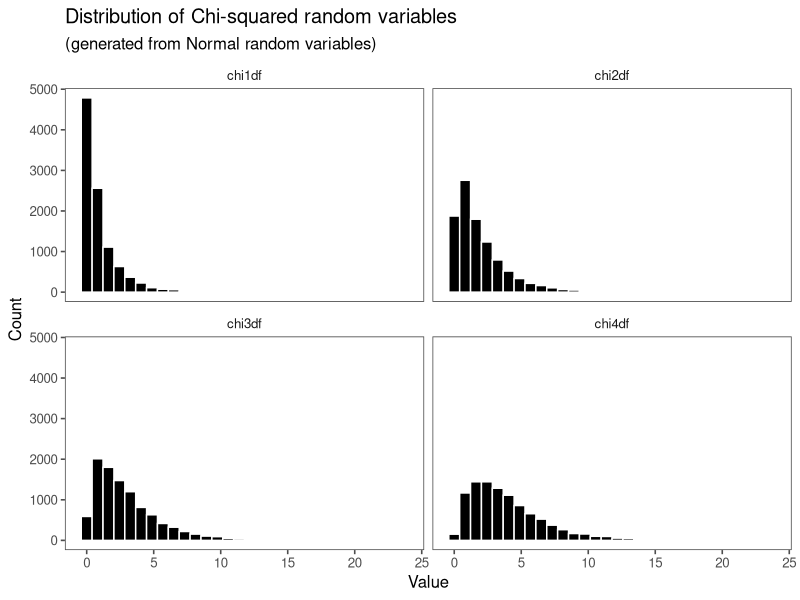
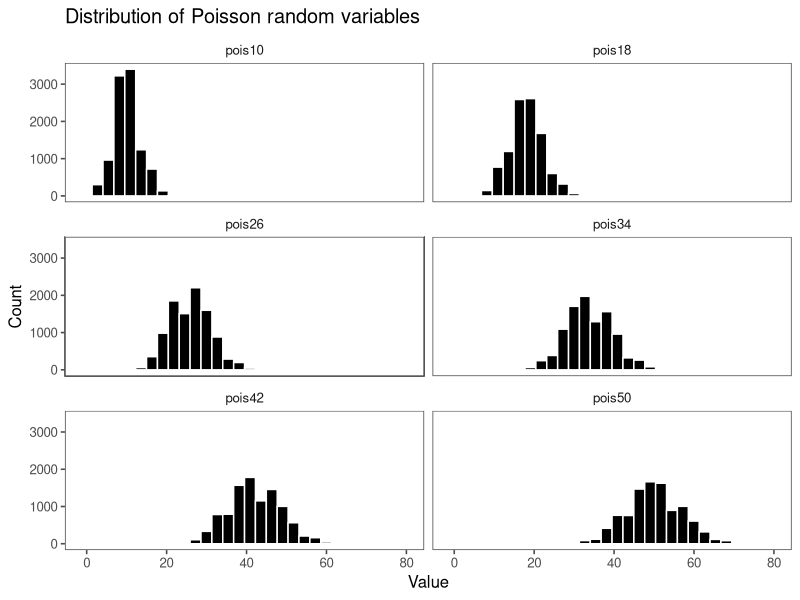
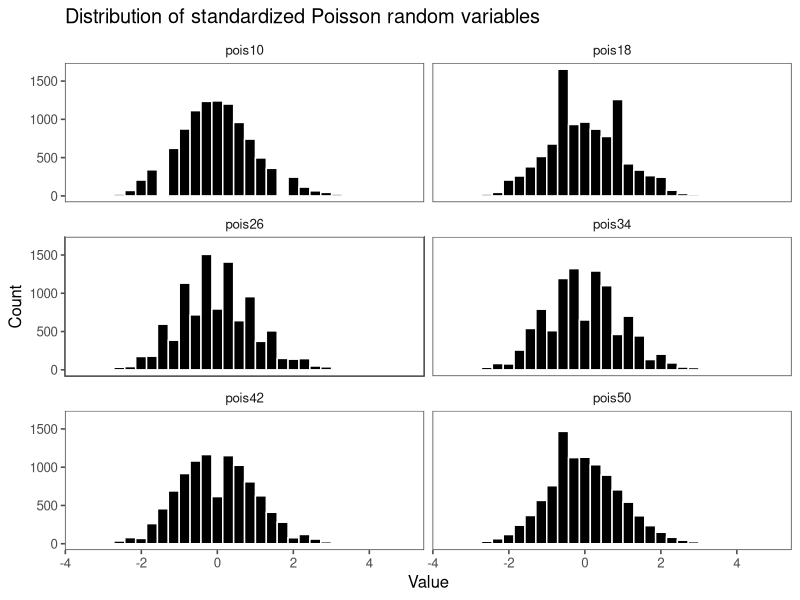
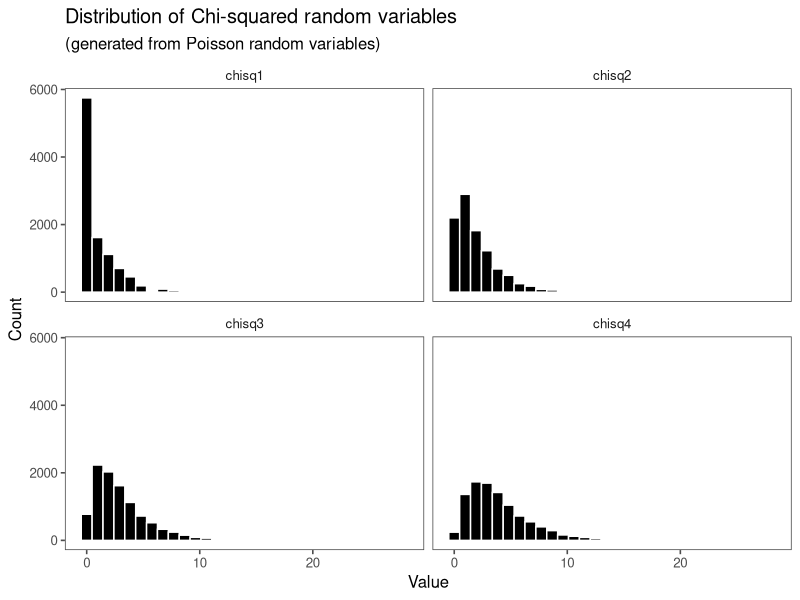
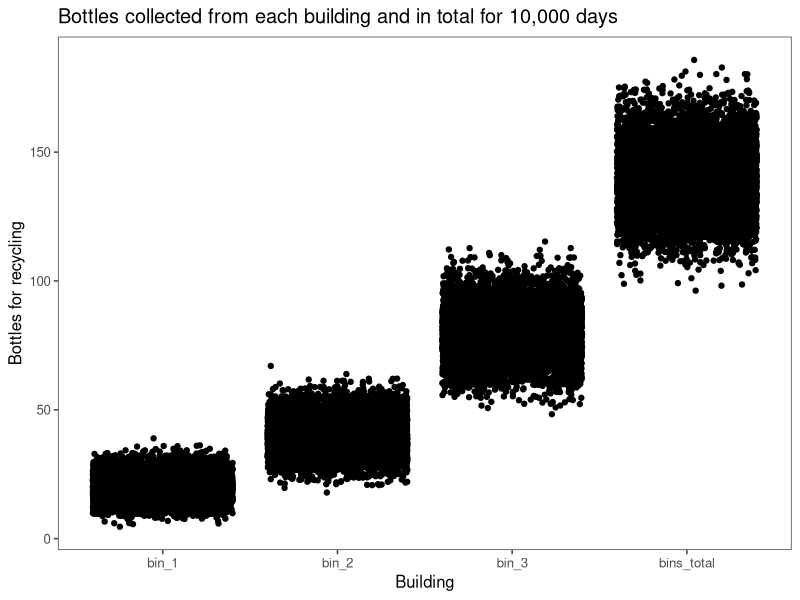
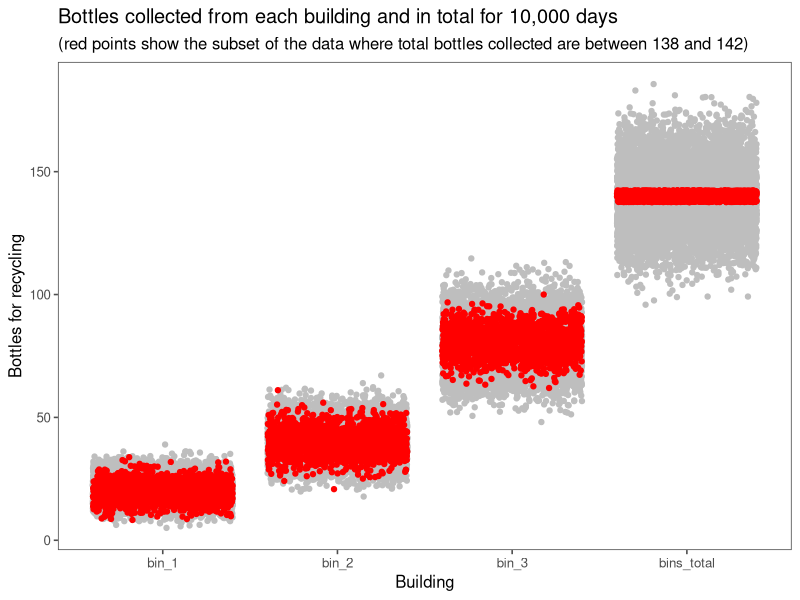

Reproduce these figures in R, in order.
#' ---
#' title: "Exploring the chisquare distribution"
#' author: Pavan Gurazada
#' output: github_document
#' ---
#' last update: Wed Mar 21 10:45:57 2018
#' 

library(tidyverse)
library(recipes)
library(ggthemes)

#' A chisq distribution with `k` degrees of freedom is the sum of `k` standard
#' normal variables. This provides us a way to quickly generate samples from
#' this distribution.
#' 
#' As an example lets generate data for a chi-square distribution with degree
#' of freedom 1, 2, 3, 4

n_samples <- 1e4

x <- rnorm(n_samples, mean = 0, sd = 1)
y <- rnorm(n_samples, mean = 0, sd = 1)
z <- rnorm(n_samples, mean = 0, sd = 1)
t <- rnorm(n_samples, mean = 0, sd = 1)

chi1df <- x^2
chi2df <- x^2 + y^2
chi3df <- x^2 + y^2 + z^2
chi4df <- x^2 + y^2 + z^2 + t^2

data_chisq <- data.frame(chi1df, chi2df, chi3df, chi4df)

dev.new()
ggplot(data_chisq %>% gather(Variable, Value)) +
  geom_histogram(aes(x = Value), fill = "black", color = "white") +
  facet_wrap(~Variable, ncol = 2) +
  labs(x = "Value",
       y = "Count",
       title = "Distribution of Chi-squared random variables",
       subtitle = "(generated from Normal random variables)") +
  theme_few()

#' There is a close relationship between the Poisson distribution and the normal
#' distribution as well. Lets illustrate with more fake data

pois_means <- seq(10, 50, length = 6) # mean and variance of a poisson distribution are the same
pois_data <- data.frame(n_samples)

for (lambda in pois_means) {
  x <- rpois(n_samples, lambda)
  pois_data <- cbind(pois_data, x)
}

pois_data <- pois_data[, -1]
colnames(pois_data) <- c("pois10", "pois18", "pois26", "pois34", "pois42", "pois50")

ggplot(pois_data %>% gather(Variable, Value)) +
  geom_histogram(aes(x = Value), fill = 'black', color = 'white') +
  facet_wrap(~Variable, ncol = 2) +
  labs(x = "Value",
       y = "Count",
       title = "Distribution of Poisson random variables") +
  theme_few()

#' The above plot looks normal-ish, but let us standardize each of them so that 
#' we can compare with the standard normal distribution

ggplot(scale(pois_data) %>% as.data.frame() %>% gather(Variable, Value)) +
  geom_histogram(aes(x = Value), fill = 'black', color = 'white') +
  facet_wrap(~Variable, ncol = 2) +
  labs(x = "Value",
       y = "Count",
       title = "Distribution of standardized Poisson random variables") +
  theme_few()

#' Given this correlation between Poisson and Normal distribution, the summation 
#' of squares of Poisson random variables should also look like chisquare
#' Once standardized there is no real difference between each of the Poisson's 
#' since they share the same mean and variance
#' 
pois_std <- as.data.frame(scale(pois_data))

pois_to_chisq <- pois_std %>% mutate(chisq1 = pois10^2,
                                     chisq2 = pois10^2 + pois18 ^2,
                                     chisq3 = pois10^2 + pois18^2 + pois26^2,
                                     chisq4 = pois10^2 + pois18^2 + pois26^2 + pois34^2) %>% 
                              select(chisq1, chisq2, chisq3, chisq4)

ggplot(pois_to_chisq %>% gather(Variable, Value)) +
  geom_histogram(aes(x = Value), fill = 'black', color = 'white') +
  facet_wrap(~Variable, ncol = 2) +
  labs(x = "Value",
       y = "Count",
       title = "Distribution of Chi-squared random variables",
       subtitle = "(generated from Poisson random variables)") +
  theme_few()

#' The plots from the data generated fromm a Normal back-end and a Poisson
#' back end are remarkably similar!

#' Now consider the example mentioned [here](https://www.r-bloggers.com/exploring-the-underlying-theory-of-the-chi-square-test-through-simulation-part-1/)
#' 
#' There are three buildings with the number of bottles deposited for recycling
#' daily being 20, 40 and 80. So, on an average the total number of bottles to
#' be collected for recycling from these buildings is 140. Each building is
#' Poisson distributed with means mentioned above and the total is also Poisson
#' with mean 140. We can generate 10,000 days of data by drawing from these 
#' individual predictions

bottles_recycling <- data.frame(bin_1 = rpois(n_samples, 20),
                                bin_2 = rpois(n_samples, 40),
                                bin_3 = rpois(n_samples, 80))

bottles_recycling <- bottles_recycling %>% mutate(bins_total = bin_1 + bin_2 + bin_3) 

ggplot(bottles_recycling %>% gather(Variable, Value)) +
  geom_point(aes(x = Variable, y = Value), position = "jitter") +
  labs(x = "Building",
       y = "Bottles for recycling",
       title = "Bottles collected from each building and in total for 10,000 days") +
  theme_few()

#' Now we wish to subset the data for a total of bottles collected to be between
#' 138 and 142

bottles_collected_subset <- bottles_recycling %>% filter(bins_total >= 138 & bins_total <= 142)
summarize_all(bottles_collected_subset, mean)

#' As we can see, this does not change the means of the individual bins or the
#' total However, the variance is considerably reduced as can be seen from the
#' following plot

ggplot(bottles_recycling %>% gather(Variable, Value)) +
  geom_point(aes(x = Variable, y = Value), position = "jitter", color = "gray") +
  geom_point(data = bottles_collected_subset %>% gather(Variable, Value),
             aes(x = Variable, y = Value), position = "jitter", color = "red") +
  labs(x = "Building",
       y = "Bottles for recycling",
       title = "Bottles collected from each building and in total for 10,000 days",
       subtitle = "(red points show the subset of the data where total bottles collected are between 138 and 142)") +
  theme_few()

#' Thinking along the lines of what is hinted in the article, when we select 
#' a sample of the data (for e.g., when we split a data set into training and 
#' testing), the smaller subset of data necessarily has a smaller variance and 
#' using the reduced variance to standardize this data
#' 
#' So, while the overall distribution remains chi-squared, we can see that 
#' constrained samples from a distribution are a trouble
#' 
#' This is the reason why, one uses the mean and the variance of the training
#' set to standardize the test set!